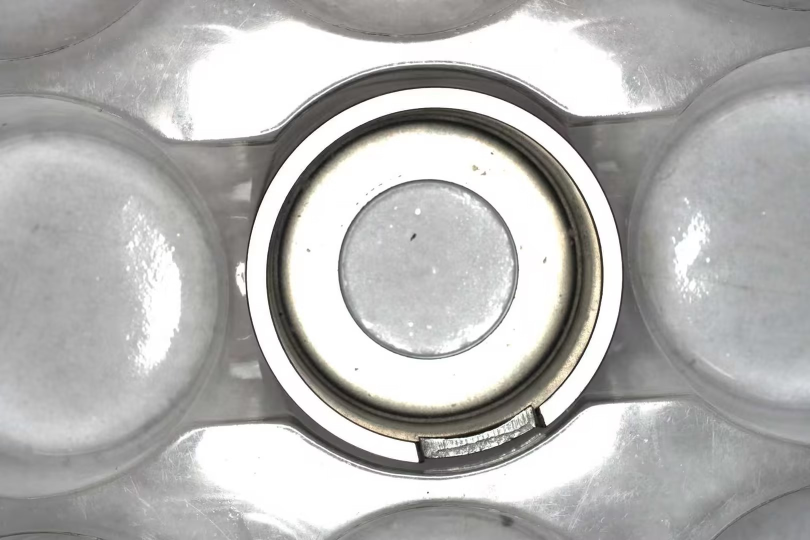
#> input picture camImg/Test1.jpg, 1620 x 1080 px (shown at 1/2 size)
$ python project4.py
#> lines starting #> are read from the running program, lines starting #| are printed output that depends on the picture; after the words box and inside, x2 and y2 are one past the last pixel; in counts of white or black regions, pixels touching at a corner belong together; long printed decimals are rounded
import cv2;
import numpy as np

# 工件1
# 可更改参数列表:
# 梯度标记边缘canny(下阈值canny_low , 上阈值canny_high)
# 高斯模糊Gauss(卷积核大小ksize)
# 二值化算法otsu(阈值边界thresh)
# 形态学内核(shape)
# 霍夫圆检测范围(minDist, minRadius, maxRadius)

# 预设值:工件1 (180, 200, 9, 0, 3, 1000, 300, 500)
# 预设值:工件3 (200, 250, 9, 150, 3, 1000, 300, 400)

# PCA
def get_pca_direction(points):
    mean, eigenvectors = cv2.PCACompute(points, mean=None)

    center = mean[0]
    direction = eigenvectors[0]

    return center, direction


def print_hi(path):

    # 初始处理
#> called with path = 'camImg/Test1.jpg'
    img = cv2.imread(path)
#> img is the input picture: shape (1080, 1620, 3); mean B, G, R 178.5, 179.7, 180.2
    gray = cv2.cvtColor(img, cv2.COLOR_BGR2GRAY)

    canny = cv2.Canny(gray, 200, 250)
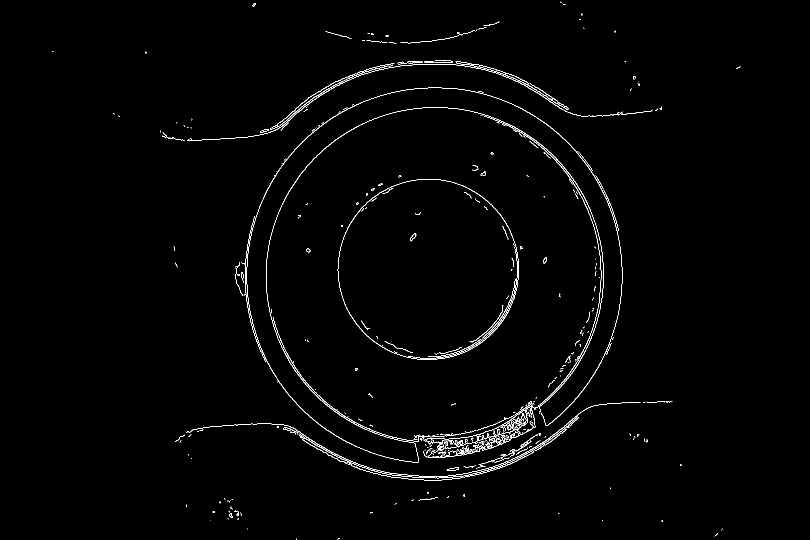
#> canny: shape (1080, 1620) (shown at 1/2 size); 1.1% white in thin lines or dots, all inside (x1, y1, x2, y2) = (104, 3, 1481, 1080)
    gauss = cv2.GaussianBlur(canny, (9, 9), 0)
    ret1, binary_otsu = cv2.threshold(gauss, 150, 255, cv2.THRESH_BINARY + cv2.THRESH_OTSU)
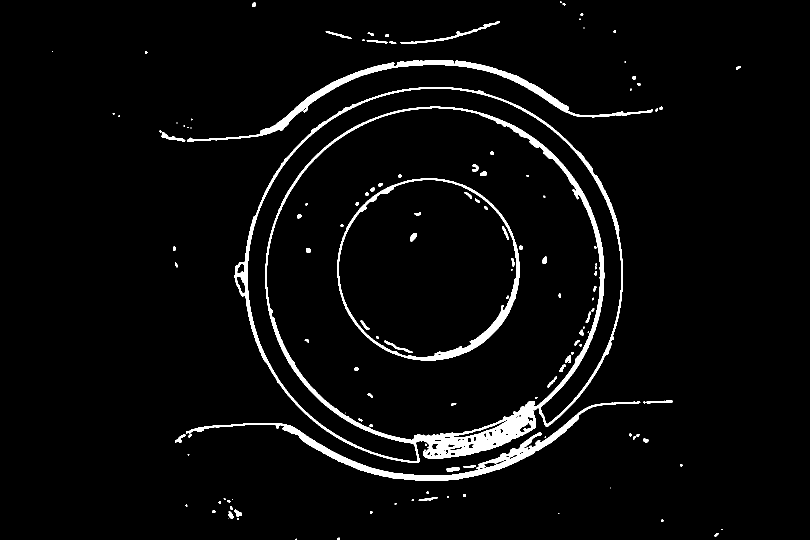
#> binary_otsu: shape (1080, 1620) (shown at 1/2 size); 3.8% white; 130 white regions (42 under 20 px), largest, box (x1, y1, x2, y2) and area: (469, 174, 1246, 926) 32855, (372, 803, 1281, 962) 9939, (374, 120, 1306, 284) 9036
#> ret1 = 32

    kernel = np.ones((3, 3), np.uint8)
    erosion = cv2.dilate(binary_otsu, kernel)
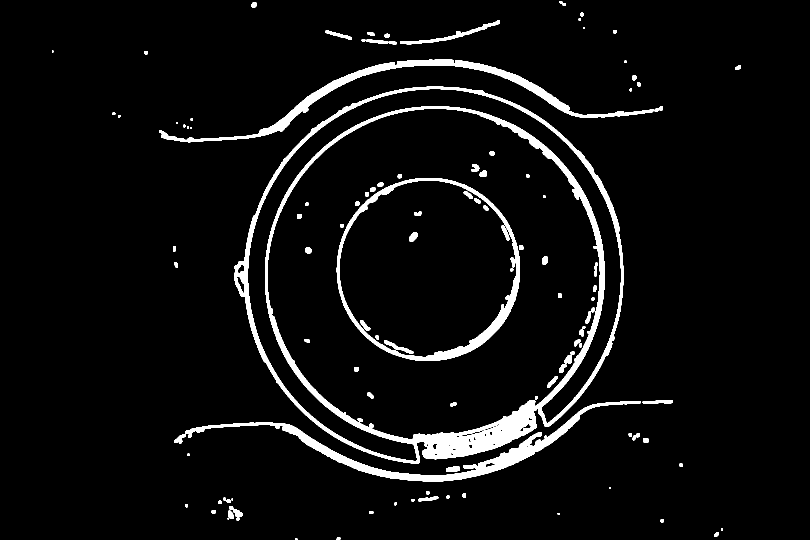
#> erosion: shape (1080, 1620) (shown at 1/2 size); 5.2% white; 110 white regions (10 under 20 px), largest, box (x1, y1, x2, y2) and area: (468, 173, 1247, 927) 45468, (349, 802, 1282, 963) 13271, (373, 119, 1307, 285) 11566
    # erosion = cv2.erode(binary_otsu, kernel)

    # ----------------------------------------------------------------------------------------------

    # 霍夫圆检测
    circles = cv2.HoughCircles(
        erosion,
        cv2.HOUGH_GRADIENT,
        dp=1.2,  # 分辨率比例
        minDist=1000,  # 圆心最小间距
        param1=170,  # Canny高阈值
        param2=30,  # 圆检测阈值（越小越容易检测到）
        minRadius=300,  # 最小半径
        maxRadius=400  # 最大半径
    )
#> circles = [[868.2, 551.4, 339.2]]

    # 绘制霍夫圆找寻结果
    if circles is not None:
        circles = np.uint16(np.around(circles))
#> circles = [[868, 551, 339]]
        for x, y, r in circles[0, :]:
            # 画圆
            cv2.circle(img, (x, y), r, (0, 0, 255), 2)
            # 画圆心
            cv2.circle(img, (x, y), 2, (0, 0, 255), 3)
#> this loop made 1 pass
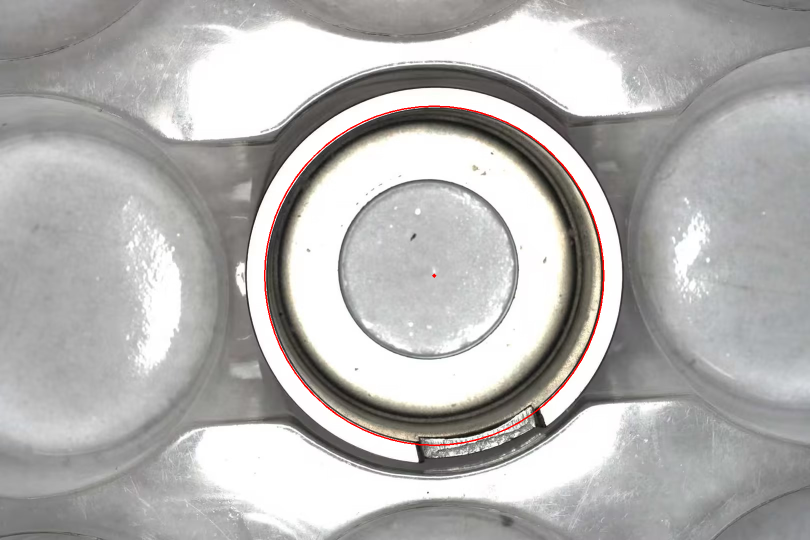
#> img: shape (1080, 1620, 3) (shown at 1/2 size); 0.36% of pixels changed, all inside (x1, y1, x2, y2) = (528, 211, 1209, 892)

    # ------------------------------------------------------------------------------
    # 获取圆心坐标半径
    cx = circles[0, 0][0]
#> cx = 868
    cy = circles[0, 0][1]
#> cy = 551
    r = circles[0, 0][2]
#> r = 339

    # 建mask（只保留圆附近）-> ROI区域
    mask = np.zeros(erosion.shape[:2], dtype=np.uint8)
    cv2.circle(mask, (cx, cy), int(r * 1.05), 255, -1)
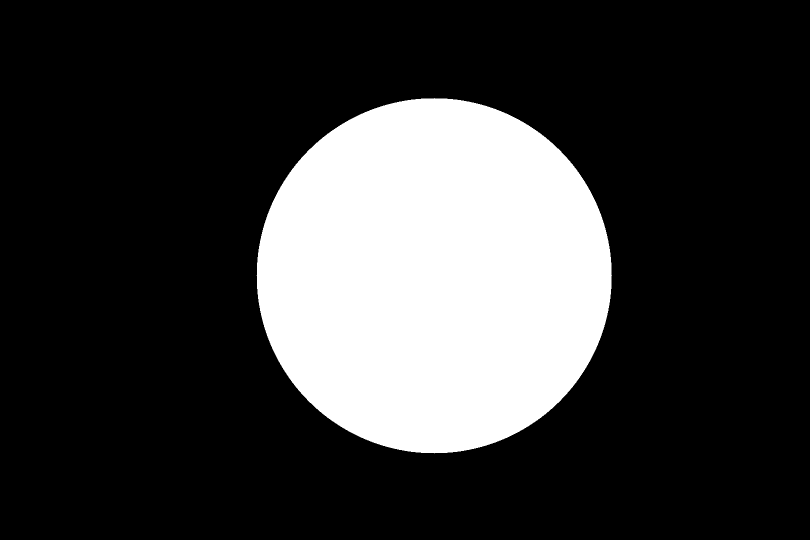
#> mask: shape (1080, 1620) (shown at 1/2 size); 22.6% white; 1 white region, box (x1, y1, x2, y2) and area: (513, 196, 1224, 907) 395849
    roi = cv2.bitwise_and(erosion, erosion, mask=mask)
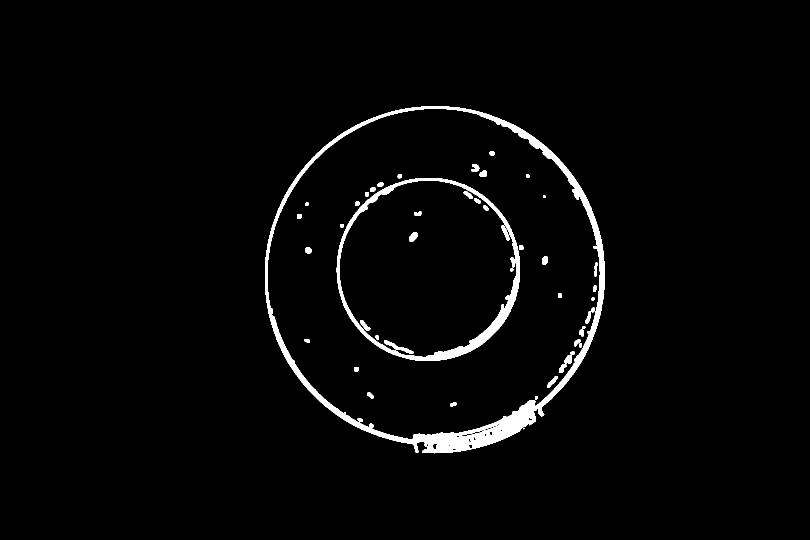
#> roi: shape (1080, 1620) (shown at 1/2 size); 2.4% white; 48 white regions (1 under 20 px)
    cv2.imshow("轮廓区域", roi)

    # 找轮廓
    contours, _ = cv2.findContours(roi, cv2.RETR_EXTERNAL, cv2.CHAIN_APPROX_NONE)
#> contours = 2 contours, 1 with area under 20; largest, box (x1, y1, x2, y2) and area: (530, 212, 1210, 907) 365946

    # 取最大轮廓
    contour = max(contours, key=cv2.contourArea)
#> contour = contour of 2053 points, box (x1, y1, x2, y2) (530, 212, 1210, 907), area 365946

    # PCA
    points = contour.reshape(-1, 2).astype(np.float32)
#> points = 2053 pairs, first value 530 to 1209, second value 212 to 906
    center, direction = get_pca_direction(points)
#> in get_pca_direction, `mean, eigenvectors = cv2.PCACompute(points, mean=None)`: mean = [[874, 572.2]]; eigenvectors = [[0.21, 0.978], [0.978, -0.21]]
#> in get_pca_direction, `center = mean[0]`: center = [874, 572.2]
#> in get_pca_direction, `direction = eigenvectors[0]`: direction = [0.21, 0.978]
#> center = [874, 572.2]; direction = [0.21, 0.978]

    # 计算
    angle = np.degrees(np.arctan2(direction[0], direction[1]))
#> angle = 12.14

    print("偏移角度:", angle)
#| 偏移角度: 12.140

    # 画轮廓
    cv2.drawContours(img, [contour], -1, (0, 255, 0), 2)

    # 画主方向
    p1 = (int(center[0]), int(center[1]))
#> p1 = (874, 572)
    p2 = (int(center[0] + 200 * direction[0]),
          int(center[1] + 200 * direction[1]))
#> p2 = (916, 767)

    cv2.line(img, p1, p2, (0, 0, 255), 3)
    cv2.putText(img,f"{angle}" ,(200, 200), 0, 1, (0, 255, 0), 2, 1)
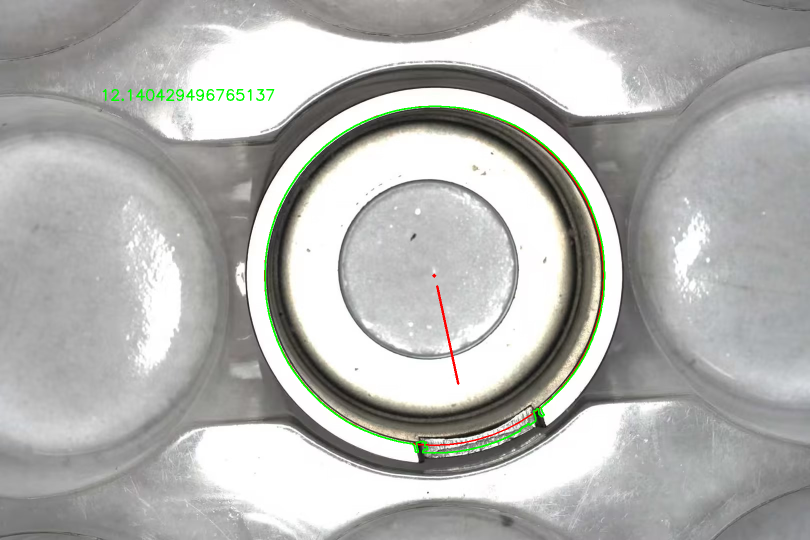
#> img: shape (1080, 1620, 3) (shown at 1/2 size); mean B, G, R 176.8, 179.5, 178.9

    # 展示
    cv2.namedWindow("result", cv2.WINDOW_NORMAL)
    cv2.imshow("result", img)

    cv2.waitKey(0)


# 按装订区域中的绿色按钮以运行脚本。
if __name__ == '__main__':
    print_hi("camImg/Test1.jpg")

$ run again, with camImg/Test3.jpg copied over camImg/Test1.jpg
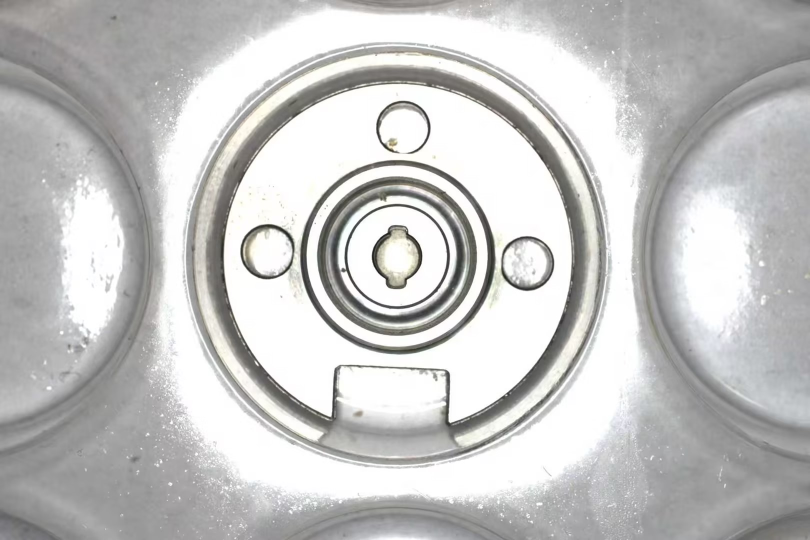
#> input picture camImg/Test3.jpg, 1620 x 1080 px (shown at 1/2 size)
#> in print_hi, img is the input picture: shape (1080, 1620, 3); mean B, G, R 195, 195.7, 195.8
#> in print_hi, `canny = cv2.Canny(gray, 200, 250)`:
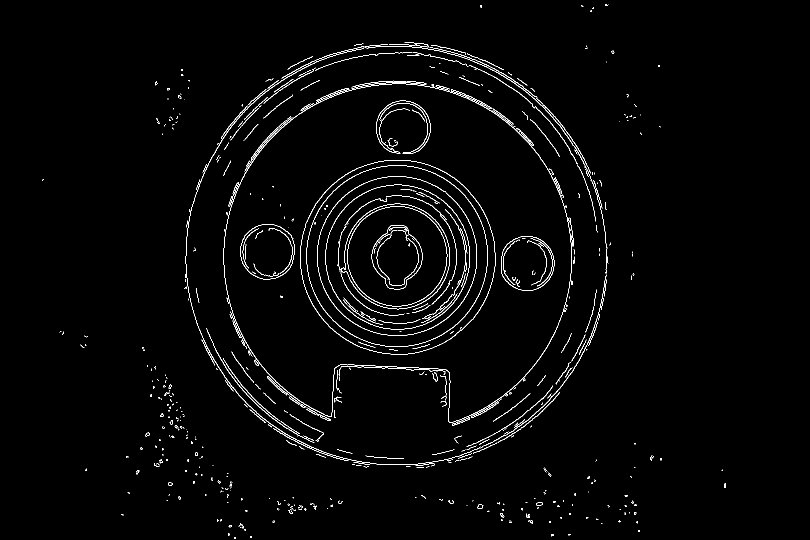
#> canny: shape (1080, 1620) (shown at 1/2 size); 1.8% white in thin lines or dots, all inside (x1, y1, x2, y2) = (84, 8, 1452, 1078)
#> binary_otsu: shape (1080, 1620); 6.2% white; 265 white regions (67 under 20 px), largest, box (x1, y1, x2, y2) and area: (368, 84, 1218, 938) 22866, (446, 160, 1151, 852) 19498, (673, 390, 915, 632) 9633
#> ret1 = 30
#> erosion: shape (1080, 1620); 9% white; 223 white regions (9 under 20 px), largest, box (x1, y1, x2, y2) and area: (367, 83, 1219, 939) 31581, (445, 159, 1152, 853) 26171, (598, 318, 993, 711) 16872
#> in print_hi, `circles = cv2.HoughCircles( erosion, cv2.HOUGH_GRADIENT, dp=1.2,`: circles = [[795, 513, 344.8]]
#> in print_hi, `circles = np.uint16(np.around(circles))`: circles = [[795, 513, 345]]
#> the loop in print_hi, `for x, y, r in circles[0, :]:` made 1 pass
#> cx = 795
#> cy = 513
#> in print_hi, `r = circles[0, 0][2]`: r = 345
#> mask: shape (1080, 1620); 23.5% white; 1 white region, box (x1, y1, x2, y2) and area: (433, 151, 1158, 876) 411613
#> roi: shape (1080, 1620); 5.3% white; 18 white regions
#> contours = 1 contour; box (x1, y1, x2, y2) and area: (445, 159, 1152, 853) 368409
#> contour = contour of 2562 points, box (x1, y1, x2, y2) (445, 159, 1152, 853), area 368409
#> points = 2562 pairs, first value 445 to 1151, second value 159 to 852
#> mean = [[791.7, 548]]; eigenvectors = [[-0.416, 0.909], [0.909, 0.416]]
#> in get_pca_direction, `center = mean[0]`: center = [791.7, 548]
#> in get_pca_direction, `direction = eigenvectors[0]`: direction = [-0.416, 0.909]
#> in print_hi, `center, direction = get_pca_direction(points)`: center = [791.7, 548]; direction = [-0.416, 0.909]
#> angle = -24.59
#| 偏移角度: -24.589
#> p1 = (791, 548)
#> p2 = (708, 729)
#> in print_hi, `cv2.putText(img,f"{angle}" ,(200, 200), 0, 1, (0, 255, 0), 2, 1)`:
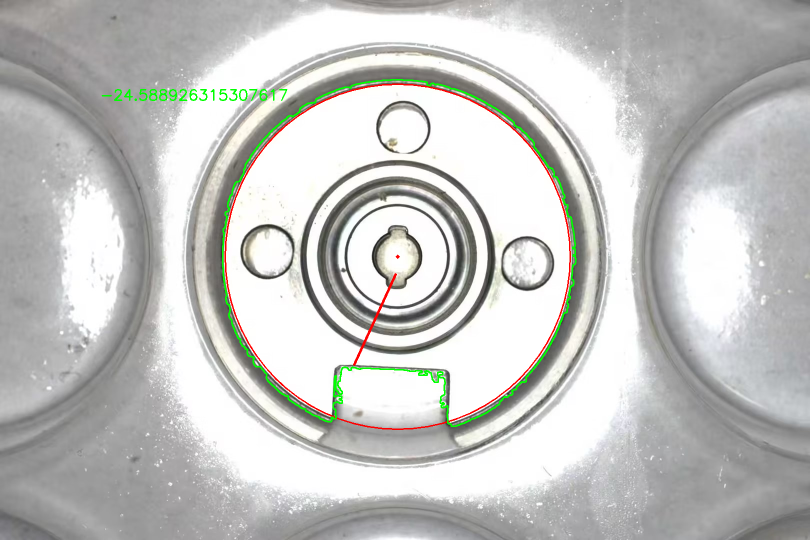
#> img: shape (1080, 1620, 3) (shown at 1/2 size); mean B, G, R 193.1, 195.5, 194.9
